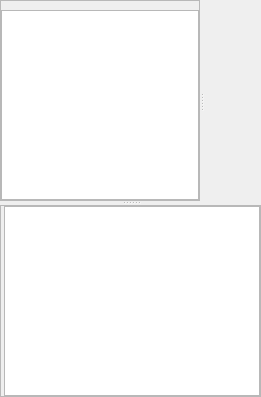
    <widget class="QSplitter" name="splitter_2">
     <property name="sizePolicy">
      <sizepolicy hsizetype="Expanding" vsizetype="Expanding">
       <horstretch>0</horstretch>
       <verstretch>0</verstretch>
      </sizepolicy>
     </property>
     <property name="orientation">
      <enum>Qt::Vertical</enum>
     </property>
     <widget class="QSplitter" name="splitter">
      <property name="sizePolicy">
       <sizepolicy hsizetype="Expanding" vsizetype="Expanding">
        <horstretch>0</horstretch>
        <verstretch>0</verstretch>
       </sizepolicy>
      </property>
      <property name="orientation">
       <enum>Qt::Horizontal</enum>
      </property>
      <widget class="QFrame" name="frame_2">
       <property name="sizePolicy">
        <sizepolicy hsizetype="Preferred" vsizetype="Preferred">
         <horstretch>0</horstretch>
         <verstretch>0</verstretch>
        </sizepolicy>
       </property>
       <property name="maximumSize">
        <size>
         <width>200</width>
         <height>16777215</height>
        </size>
       </property>
       <property name="frameShape">
        <enum>QFrame::StyledPanel</enum>
       </property>
       <property name="frameShadow">
        <enum>QFrame::Raised</enum>
       </property>
       <layout class="QVBoxLayout" name="verticalLayout_4">
        <property name="spacing">
         <number>0</number>
        </property>
        <property name="leftMargin">
         <number>0</number>
        </property>
        <property name="rightMargin">
         <number>0</number>
        </property>
        <property name="bottomMargin">
         <number>0</number>
        </property>
        <item>
         <widget class="QTableWidget" name="tb_boundary">
          <property name="sizePolicy">
           <sizepolicy hsizetype="Preferred" vsizetype="Preferred">
            <horstretch>0</horstretch>
            <verstretch>0</verstretch>
           </sizepolicy>
          </property>
          <property name="maximumSize">
           <size>
            <width>200</width>
            <height>16777215</height>
           </size>
          </property>
          <property name="editTriggers">
           <set>QAbstractItemView::NoEditTriggers</set>
          </property>
          <property name="selectionBehavior">
           <enum>QAbstractItemView::SelectRows</enum>
          </property>
          <property name="wordWrap">
           <bool>false</bool>
          </property>
          <attribute name="horizontalHeaderVisible">
           <bool>false</bool>
          </attribute>
          <attribute name="verticalHeaderVisible">
           <bool>false</bool>
          </attribute>
         </widget>
        </item>
       </layout>
      </widget>
      <widget class="QWidget" name="verticalLayoutWidget">
       <layout class="QVBoxLayout" name="layout_Mesh">
        <property name="leftMargin">
         <number>0</number>
        </property>
        <property name="topMargin">
         <number>9</number>
        </property>
        <property name="rightMargin">
         <number>0</number>
        </property>
       </layout>
      </widget>
     </widget>
     <widget class="QFrame" name="frame_4">
      <property name="maximumSize">
       <size>
        <width>16777215</width>
        <height>200</height>
       </size>
      </property>
      <property name="frameShape">
       <enum>QFrame::StyledPanel</enum>
      </property>
      <property name="frameShadow">
       <enum>QFrame::Raised</enum>
      </property>
      <layout class="QVBoxLayout" name="verticalLayout_5">
       <property name="leftMargin">
        <number>3</number>
       </property>
       <property name="topMargin">
        <number>0</number>
       </property>
       <property name="rightMargin">
        <number>0</number>
       </property>
       <property name="bottomMargin">
        <number>0</number>
       </property>
       <item>
        <widget class="QPlainTextEdit" name="txt_Log"/>
       </item>
      </layout>
     </widget>
    </widget>
